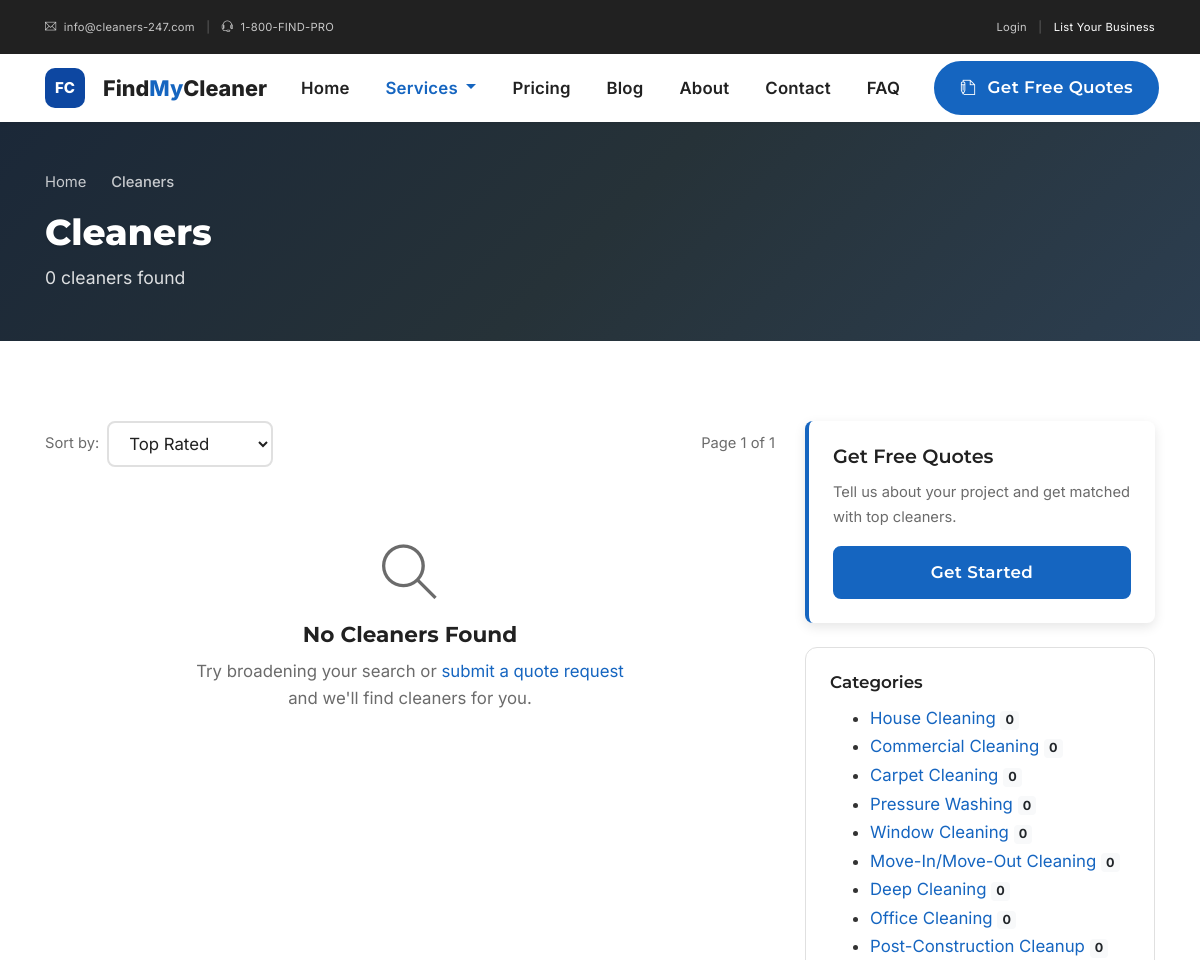
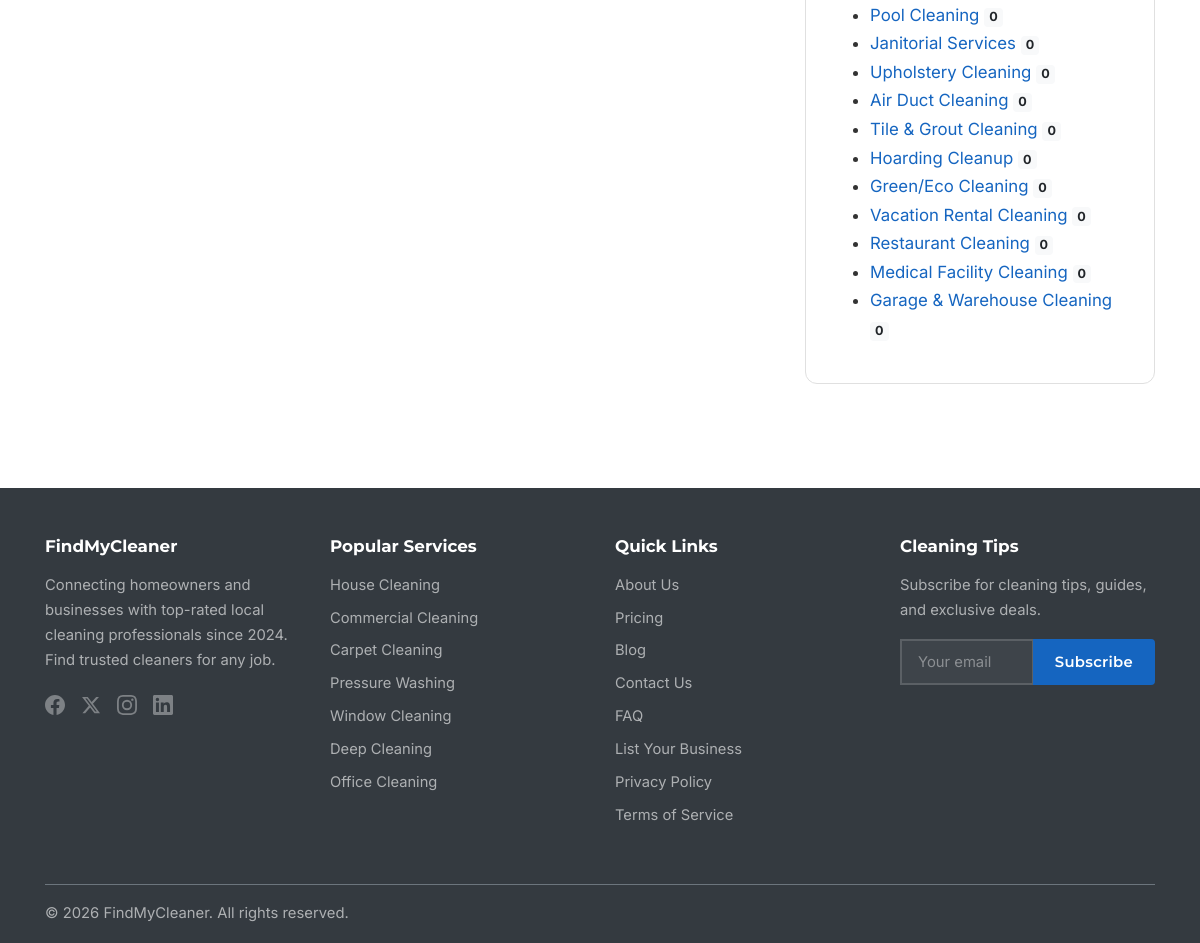
Page /cleaners.php on the committed database (2 pictures, top to bottom).
### tables this page shows
CREATE TABLE IF NOT EXISTS `categories` (
    `id` INT UNSIGNED AUTO_INCREMENT PRIMARY KEY,
    `name` VARCHAR(100) NOT NULL,
    `slug` VARCHAR(100) NOT NULL UNIQUE,
    `description` TEXT,
    `icon` VARCHAR(100) DEFAULT NULL,
    `image` VARCHAR(500) DEFAULT NULL,
    `meta_title` VARCHAR(200) DEFAULT NULL,
    `meta_description` VARCHAR(300) DEFAULT NULL,
    `lead_price` DECIMAL(8,2) NOT NULL DEFAULT 25.00,
    `sort_order` INT NOT NULL DEFAULT 0,
    `is_active` TINYINT(1) NOT NULL DEFAULT 1,
    `created_at` DATETIME NOT NULL DEFAULT CURRENT_TIMESTAMP,
    INDEX `idx_slug` (`slug`),
    INDEX `idx_active_sort` (`is_active`, `sort_order`)
);

### cleaners.php (the view, shortened to what this page needs)
<?php
require_once 'includes/inc_helpers.php';
$db = get_db();
$category_slug = $_GET['category'] ?? '';
$sort = $_GET['sort'] ?? 'rating';
$page = max(1, intval($_GET['page'] ?? 1));
$per_page = 12;
$category = null;
$title_parts = ['Cleaners'];
$breadcrumbs = [['name' => 'Home', 'url' => '/'], ['name' => 'Cleaners', 'url' => '/cleaners']];
$where = ["c.status = 'active'"];
$params = [];
$where_sql = implode(' AND ', $where);
$count_sql = "SELECT COUNT(DISTINCT c.id) FROM cleaners c LEFT JOIN cleaner_categories cc ON c.id = cc.cleaner_id WHERE {$where_sql}";
$stmt = $db->prepare($count_sql);
$stmt->execute($params);
$total = $stmt->fetchColumn();
$pagination = paginate($total, $per_page, $page);
$order_by = 'c.is_featured DESC, ';
switch ($sort) {
    default: $order_by .= 'c.avg_rating DESC, c.review_count DESC';
}
$sql = "SELECT DISTINCT c.*, s.name AS state_name, s.code AS state_code, ci.name AS city_name,
    GROUP_CONCAT(DISTINCT cat.name SEPARATOR ', ') AS category_names
    FROM cleaners c
    LEFT JOIN cleaner_categories cc ON c.id = cc.cleaner_id
    LEFT JOIN categories cat ON cc.category_id = cat.id
    LEFT JOIN states s ON c.state_id = s.id
    LEFT JOIN cities ci ON c.city_id = ci.id
    WHERE {$where_sql}
    GROUP BY c.id
    ORDER BY {$order_by}
    LIMIT {$per_page} OFFSET {$pagination['offset']}";
$stmt = $db->prepare($sql);
$stmt->execute($params);
$cleaners = $stmt->fetchAll();
$all_categories = $db->query("SELECT id, name, slug, (SELECT COUNT(*) FROM cleaner_categories WHERE category_id = categories.id) AS cnt FROM categories WHERE is_active = 1 ORDER BY sort_order")->fetchAll();
?>
<!DOCTYPE html>
<html lang="en">
<head>
    <?php include 'includes/inc_head.php'; ?>
</head>
<body>
<?php include 'includes/inc_header.php'; ?>
<section class="page-header py-5">
    <div class="container">
        <?php echo render_breadcrumbs($breadcrumbs); ?>
        <h1 class="mb-2"><?php echo e(implode(' ', $title_parts)); ?></h1>
        <p class="mb-0 opacity-75" style="font-size:1.1rem;"><?php echo number_format($total); ?> cleaner<?php echo $total !== 1 ? 's' : ''; ?> found</p>
    </div>
</section>
<section class="section-padding">
    <div class="container">
        <div class="row">
            <div class="col-lg-8">
                <div class="d-flex justify-content-between align-items-center mb-4">
                    <div class="d-flex align-items-center">
                        <label class="mr-2 mb-0 small text-muted">Sort by:</label>
                        <select class="form-control form-control-sm" style="width:auto;" onchange="window.location.href='?sort='+this.value<?php echo $category ? "+'&category={$category_slug}'" : ''; ?>">
                            <option value="rating" <?php echo $sort === 'rating' ? 'selected' : ''; ?>>Top Rated</option>
                        </select>
                    </div>
                    <small class="text-muted">Page <?php echo $pagination['current_page']; ?> of <?php echo $pagination['total_pages']; ?></small>
                </div>
                <?php if (empty($cleaners)): ?>
                <div class="empty-state text-center py-5">
                    <i class="ti-search display-4 text-muted"></i>
                    <h4 class="mt-3">No Cleaners Found</h4>
                    <p class="text-muted">Try broadening your search or <a href="/get-quotes">submit a quote request</a> and we'll find cleaners for you.</p>
                </div>
                <?php endif; ?>
            </div>
            <div class="col-lg-4">
                <div class="sidebar">
                    <div class="sidebar-cta mb-4">
                        <h5>Get Free Quotes</h5>
                        <p class="small">Tell us about your project and get matched with top cleaners.</p>
                        <a href="/get-quotes" class="btn btn-primary btn-block">Get Started</a>
                    </div>
                    <div class="sidebar-widget mb-4">
                        <h6 class="sidebar-title">Categories</h6>
                        <ul class="sidebar-list">
                            <?php foreach ($all_categories as $ac): ?>
                            <li<?php echo ($category && $category['id'] == $ac['id']) ? ' class="active"' : ''; ?>>
                                <a href="/cleaners/<?php echo e($ac['slug']); ?>"><?php echo e($ac['name']); ?> <span class="badge badge-light"><?php echo $ac['cnt']; ?></span></a>
                            </li>
                            <?php endforeach; ?>
                        </ul>
                    </div>
                </div>
            </div>
        </div>
    </div>
</section>
<?php include 'includes/inc_footer.php'; ?>

### rows in the picture
categories: name "House Cleaning", cnt "0"
categories: name "Commercial Cleaning", cnt "0"
categories: name "Carpet Cleaning", cnt "0"
categories: name "Pressure Washing", cnt "0"
categories: name "Window Cleaning", cnt "0"
categories: name "Move-In/Move-Out Cleaning", cnt "0"
categories: name "Deep Cleaning", cnt "0"
categories: name "Office Cleaning", cnt "0"
categories: name "Post-Construction Cleanup", cnt "0"
categories: name "Pool Cleaning", cnt "0"
categories: name "Janitorial Services", cnt "0"
categories: name "Upholstery Cleaning", cnt "0"
categories: name "Air Duct Cleaning", cnt "0"
categories: name "Tile & Grout Cleaning", cnt "0"
categories: name "Hoarding Cleanup", cnt "0"
categories: name "Green/Eco Cleaning", cnt "0"
categories: name "Vacation Rental Cleaning", cnt "0"
categories: name "Restaurant Cleaning", cnt "0"
categories: name "Medical Facility Cleaning", cnt "0"
categories: name "Garage & Warehouse Cleaning", cnt "0"

### other values in the picture
$item['name'] "Home"
$item['name'] "Cleaners"
implode(' ', $title_parts) "Cleaners"
$total "0"
$pagination['current_page'] "1"
$pagination['total_pages'] "1"
